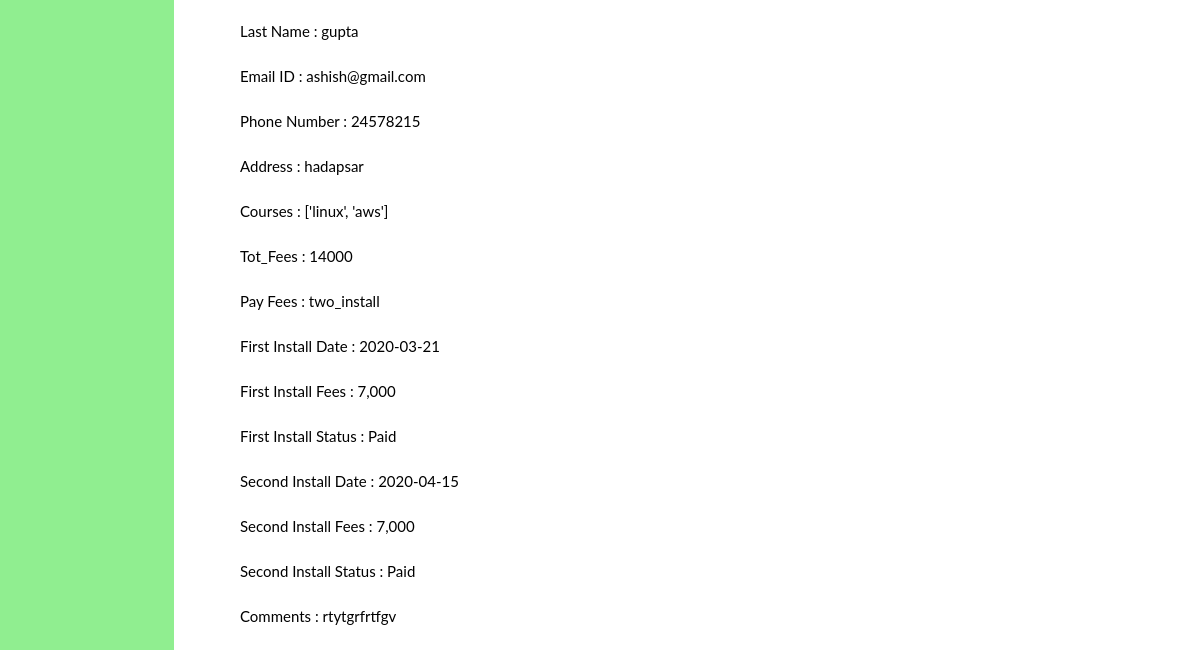
The page /searchaddmission/ (lower part) on the database as committed earlier.
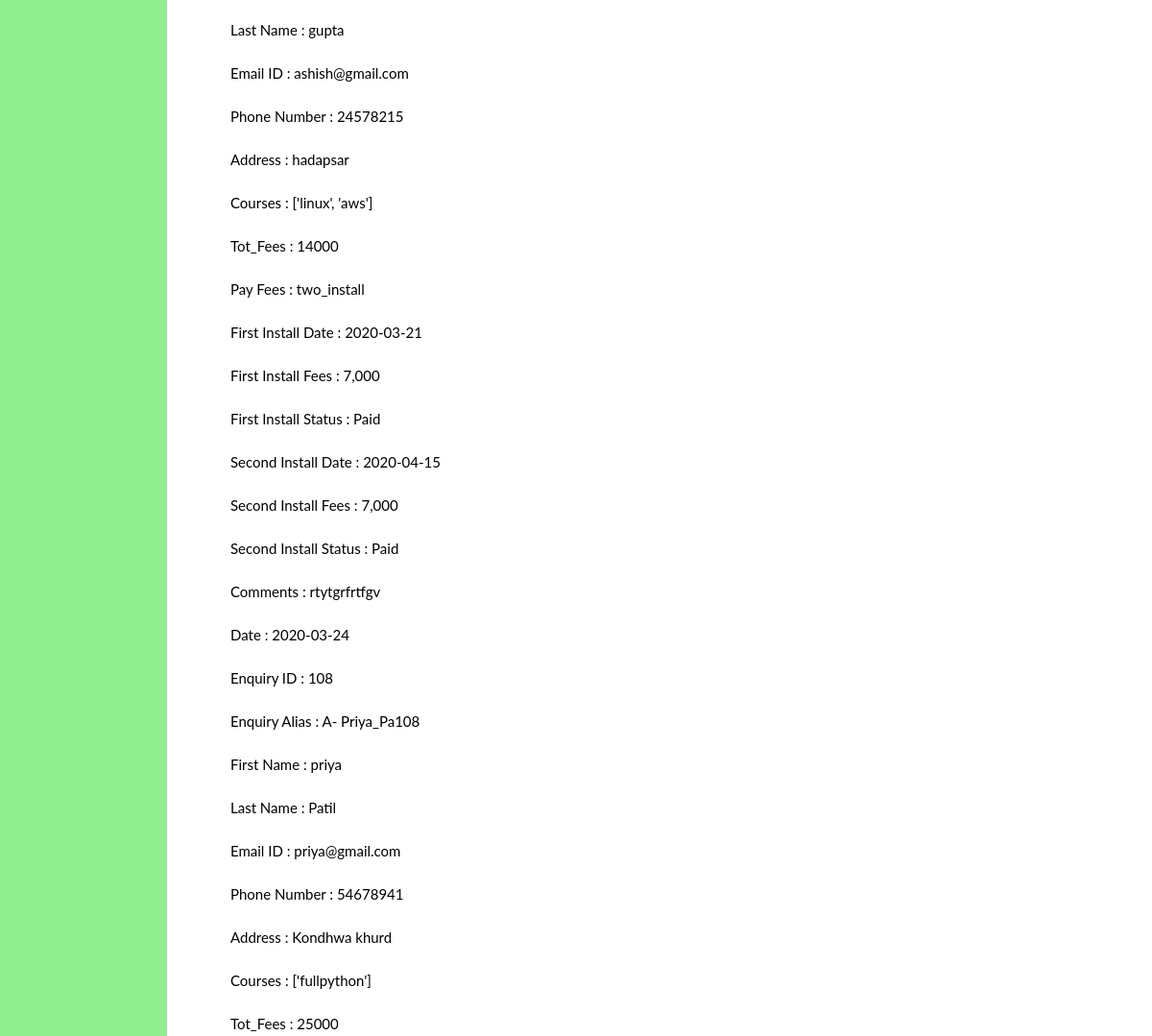
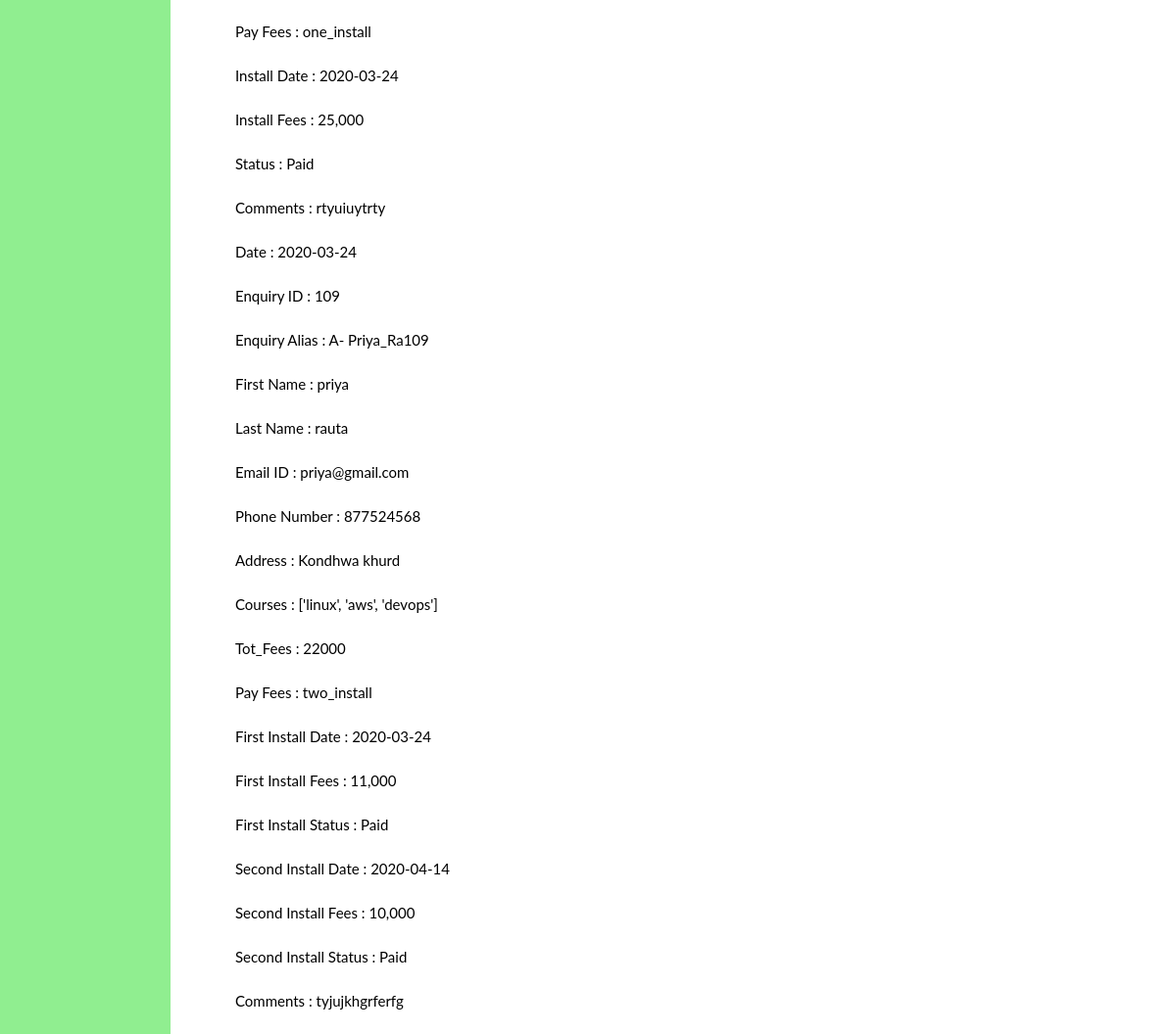
The same page on the database as committed later (2 pictures, top to bottom).
### project/models.py (models this page shows, shortened)
class Addmission(models.Model):
    E_id = models.OneToOneField(
        Enq,
        on_delete=models.CASCADE,
        primary_key=True,
    )
    add_date = models.CharField(max_length=100, default=None)
    add_alias = models.CharField(max_length=50, default=None)
    add_id = models.IntegerField(default=0)
    fname = models.CharField(max_length=50, default=None)
    lname = models.CharField(max_length=50, default=None)
    email = models.CharField(max_length=50, default=None)
    phone = models.IntegerField(default=0)
    Address = models.CharField(max_length=5000)
    courses = models.CharField(max_length=50, default=None)
    tot_fees =  models.CharField(max_length=50)
    pay_fees =  models.CharField(max_length=50)
    one_install_date = models.CharField(max_length=50, default=None,blank=True)
    one_install_fees = models.CharField(max_length=50, default=None,blank=True)
    status = models.CharField(max_length=50, default=None,blank=True)
    two_install_date1 = models.CharField(max_length=50, default=None,blank=True)
    two_install_fees1 = models.CharField(max_length=50, default=None,blank=True)
    two_install_date2 = models.CharField(max_length=50, default=None,blank=True)
    two_install_fees2 = models.CharField(max_length=50, default=None,blank=True)
    three_install_date1 = models.CharField(max_length=50, default=None,blank=True)
    three_install_fees1 = models.CharField(max_length=50, default=None,blank=True)
    three_install_date2 = models.CharField(max_length=50, default=None,blank=True)
    three_install_fees2 = models.CharField(max_length=50, default=None,blank=True)
    three_install_date3 = models.CharField(max_length=50, default=None,blank=True)
    three_install_fees3 = models.CharField(max_length=50, default=None,blank=True)
    status1 = models.CharField(max_length=50, default=None,blank=True)
    status2 = models.CharField(max_length=50, default=None,blank=True)
    status3 = models.CharField(max_length=50, default=None,blank=True)
    comments = models.CharField(max_length=5000)

### project/views.py (the view)
# urls.py: path("searchaddmission/", views.searchaddmission, name='searchaddmission'),
def searchaddmission(request):
    posts = Addmission.objects.all()
    if request.method == 'POST':
        searchadd = request.POST.get('browsers','')
        print(searchadd)
        posts = Addmission.objects.filter(add_alias=searchadd)
    return render(request,'searchaddmission.html',{'posts':posts})

### project/templates/searchaddmission.html (shortened to what this page needs)
{% extends 'index.html' %}
{% block body %}
<div class="main">
    <div class="row">
        <div class="col-md-12">
            <div class="well well-sm">
                <form action="/searchaddmission/" method="post">{% csrf_token %}
                    <fieldset>
                        <br><br>
                        <div>
                        {% for i in posts %}
                        Date : {{i.add_date}}<br><br>
                        Enquiry ID : {{i.add_id}}<br><br>
                        Enquiry Alias : {{i.add_alias}}<br><br>
                        First Name : {{i.fname}}<br><br>
                        Last Name : {{i.lname}}<br><br>
                        Email ID : {{i.email}}<br><br>
                        Phone Number : {{i.phone}}<br><br>
                        Address : {{i.Address}}<br><br>
                        Courses : {{i.courses}}<br><br>
                        Tot_Fees : {{i.tot_fees}}<br><br>
                        Pay Fees : {{i.pay_fees}}<br><br>
                        {% if i.pay_fees == 'one_install' %}
                            Install Date : {{i.one_install_date}}<br><br>
                            Install Fees : {{i.one_install_fees}}<br><br>
                            Status : {{i.status}}<br><br>
                        {% elif i.pay_fees == 'two_install' %}
                            First Install Date : {{i.two_install_date1}}<br><br>
                            First Install Fees : {{i.two_install_fees1}}<br><br>
                            First Install Status : {{i.status1}}<br><br>
                            Second Install Date : {{i.two_install_date2}}<br><br>
                            Second Install Fees : {{i.two_install_fees2}}<br><br>
                            Second Install Status : {{i.status2}}<br><br>
                        {% elif i.pay_fees == 'three_install' %}
                            First Install Date : {{i.three_install_date1}}<br><br>
                            First Install Fees : {{i.three_install_fees1}}<br><br>
                            First Install Status : {{i.status1}}<br><br>
                            Second Install Date : {{i.three_install_date2}}<br><br>
                            Second Install Fees : {{i.three_install_fees2}}<br><br>
                            Second Install Status : {{i.status2}}<br><br>
                            Third Install Date : {{i.three_install_date3}}<br><br>
                            Third Install Fees : {{i.three_install_fees3}}<br><br>
                            Third InstallStatus : {{i.status3}}<br><br>
                        {% endif %}
                        Comments : {{i.comments}}<br><br>
                        {% endfor %}
                    </div>
                    </fieldset>
                </form>
            </div>
        </div>
    </div>
</div>
{% endblock %}

Rows that differ between the two databases and show on the page:
added Addmission: add_date "2020-03-24", add_id "108", add_alias "A- Priya_Pa108", fname "priya", lname "Patil", email "priya@gmail.com", phone "54678941", Address "Kondhwa khurd", courses "['fullpython']", tot_fees "25000", pay_fees "one_install", one_install_date "2020-03-24", one_install_fees "25,000", status "Paid", comments "rtyuiuytrty"
added Addmission: add_date "2020-03-24", add_id "109", add_alias "A- Priya_Ra109", fname "priya", lname "rauta", email "priya@gmail.com", phone "877524568", Address "Kondhwa khurd", courses "['linux', 'aws', 'devops']", tot_fees "22000", pay_fees "two_install", two_install_date1 "2020-03-24", two_install_fees1 "11,000", status1 "Paid", two_install_date2 "2020-04-14", two_install_fees2 "10,000", status2 "Paid", comments "tyjujkhgrferfg"
